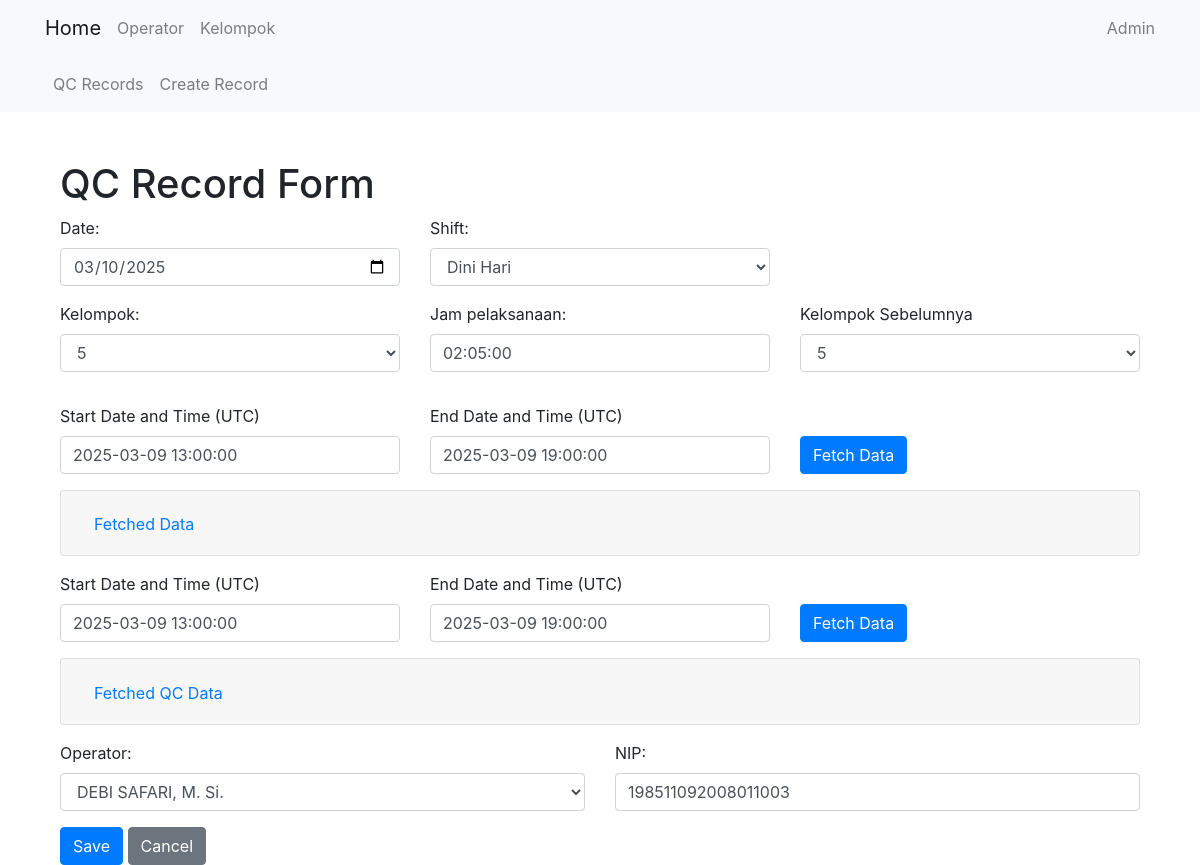
The page /qc/update/99/ on the database its author committed.
### qc/models.py (models this page shows, shortened)
class QcRecord(models.Model):
    date = models.DateField(default=get_default_date)
    qc_id = models.CharField(max_length=15, default='0')
    shift = models.CharField(max_length=15, choices=SHIFT, default='P')
    kelompok = models.CharField(max_length=1, choices=KELOMPOK, default='1')
    jam_pelaksanaan = models.TimeField(default=(timezone.now() + timezone.timedelta(hours=7)).replace(second=0, microsecond=0))
    qc_prev = models.TextField(default='0')
    qc = models.TextField(default='0')
    operator = models.ForeignKey(Operator, on_delete=models.CASCADE)
    NIP = models.CharField(max_length=18, default='0')
    event_indonesia = models.IntegerField(default=0)
    event_luar = models.IntegerField(default=0)
    kel_sebelum = models.CharField(max_length=1, choices=KELOMPOK, default='1')

### qc/views.py (the view, shortened to what this page needs)
# urls.py: path('update/<int:pk>/', QcRecordUpdateView.as_view(), name='qcrecord_update'),
class QcRecordUpdateView(UpdateView):
    model = QcRecord
    form_class = QcRecordForm
    template_name = 'qc/qcrecord_form.html'
    success_url = reverse_lazy('qc:qcrecord_list')

### qc/forms.py
class QcRecordForm(forms.ModelForm):
    qc_id = forms.CharField()
    class Meta:
        model = QcRecord
        fields = '__all__'

### core/models.py (called while the page is built)
    def __str__(self):
        return self.name

### qc/templatetags/form_tags.py (called while the page is built)
@register.filter(name='add_class')
def add_class(field, css_class):
    return field.as_widget(attrs={"class": css_class})

### qc/templates/qc/qcrecord_form.html (shortened to what this page needs)
{% extends 'core/base.html' %}
{% block content %}
<div class="container">
    <h1 class="mt-5">QC Record Form</h1>
    <form method="post" class="needs-validation" novalidate>
        {% load form_tags %}
        <div class="form-group row">
            <div class="col-md-4">
                {{ form.date.label_tag }}
                {{ form.date|add_class:"form-control" }}
            </div>
            <div class="col-md-4">
                {{ form.shift.label_tag }}
                {{ form.shift|add_class:"form-control" }}
            </div>
        </div>
        <div class="form-group">
            <div class="row">
                <div class="form-group col-md-4">
                    {{ form.kelompok.label_tag }}
                    {{ form.kelompok|add_class:"form-control" }}
                </div>
                <div class="form-group col-md-4">
                    {{ form.jam_pelaksanaan.label_tag }}
                    {{ form.jam_pelaksanaan|add_class:"form-control" }}
                </div>
                <div class="form-group col-md-4">
                    <label for="{{ form.kel_sebelum.id_for_label }}">Kelompok Sebelumnya</label>
                    {{ form.kel_sebelum|add_class:"form-control" }}
                </div>
            </div>
        </div>
        <div class="form-group">
            <div class="form-group row">
                <div class="col-md-4">
                    <label for="datetime_qc_prev_start">Start Date and Time (UTC)</label>
                    <input type="datetime" id="datetime_qc_prev_start" class="form-control"
                        value="2024-12-14 00:00:00">
                </div>
                <div class="col-md-4">
                    <label for="datetime_qc_prev_end">End Date and Time (UTC)</label>
                    <input type="datetime" id="datetime_qc_prev_end" class="form-control"
                        value="2024-12-14 07:00:00">
                </div>
                <div class="col-md-4 d-flex align-items-end">
                    <button type="button" id="fetch_qc_prev" class="btn btn-primary align-bottom">Fetch
                        Data</button>
                </div>
            </div>
            <div class="accordion" id="fetchedDataAccordion">
                <div class="card">
                    <div class="card-header" id="headingOne">
                        <h2 class="mb-0">
                            <button class="btn btn-link" type="button" data-toggle="collapse"
                                data-target="#fetchedDataSection" aria-expanded="true"
                                aria-controls="fetchedDataSection">
                                Fetched Data
                            </button>
                        </h2>
                    </div>
                </div>
            </div>
        </div>
        <div class="form-group">
            <div class="form-group row">
                <div class="col-md-4">
                    <label for="datetime_qc_start">Start Date and Time (UTC)</label>
                    <input type="datetime" id="datetime_qc_start" class="form-control"
                        value="2024-12-14 00:00:00">
                </div>
                <div class="col-md-4">
                    <label for="datetime_qc_end">End Date and Time (UTC)</label>
                    <input type="datetime" id="datetime_qc_end" class="form-control" value="2024-12-14 07:00:00">
                </div>
                <div class="col-md-4 d-flex align-items-end">
                    <button type="button" id="fetch_qc" class="btn btn-primary align-bottom">Fetch Data</button>
                </div>
            </div>
            <div class="accordion" id="qcDataAccordion">
                <div class="card">
                    <div class="card-header" id="headingTwo">
                        <h2 class="mb-0">
                            <button class="btn btn-link" type="button" data-toggle="collapse"
                                data-target="#qcDataSection" aria-expanded="true" aria-controls="qcDataSection">
                                Fetched QC Data
                            </button>
                        </h2>
                    </div>
                </div>
            </div>
        </div>
        <div class="form-group row">
            <div class="col-md-6">
                {{ form.operator.label_tag }}
                {{ form.operator|add_class:"form-control" }}
            </div>
            <div class="col-md-6">
                {{ form.NIP.label_tag }}
                {{ form.NIP|add_class:"form-control" }}
            </div>
        </div>
        <button type="submit" class="btn btn-primary">Save</button>
        <button type="button" class="btn btn-secondary"
            onclick="window.location.href='{% url 'qc:qcrecord_list' %}'">Cancel</button>
    </form>
</div>
{% endblock %}

### rows shown on the page
QcRecord: date "03/10/2025", shift "Dini Hari", kelompok "5", jam_pelaksanaan "02:05:00", kel_sebelum "5", operator "DEBI SAFARI, M. Si.", NIP "198511092008011003"
